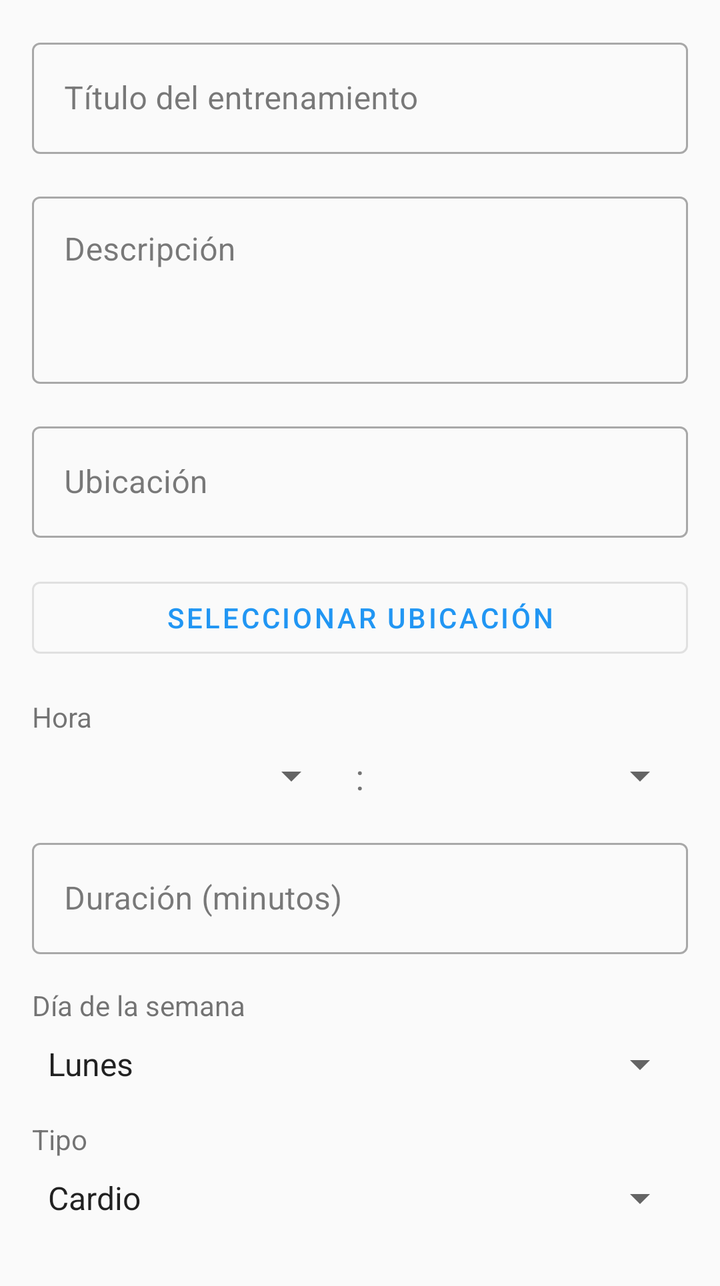
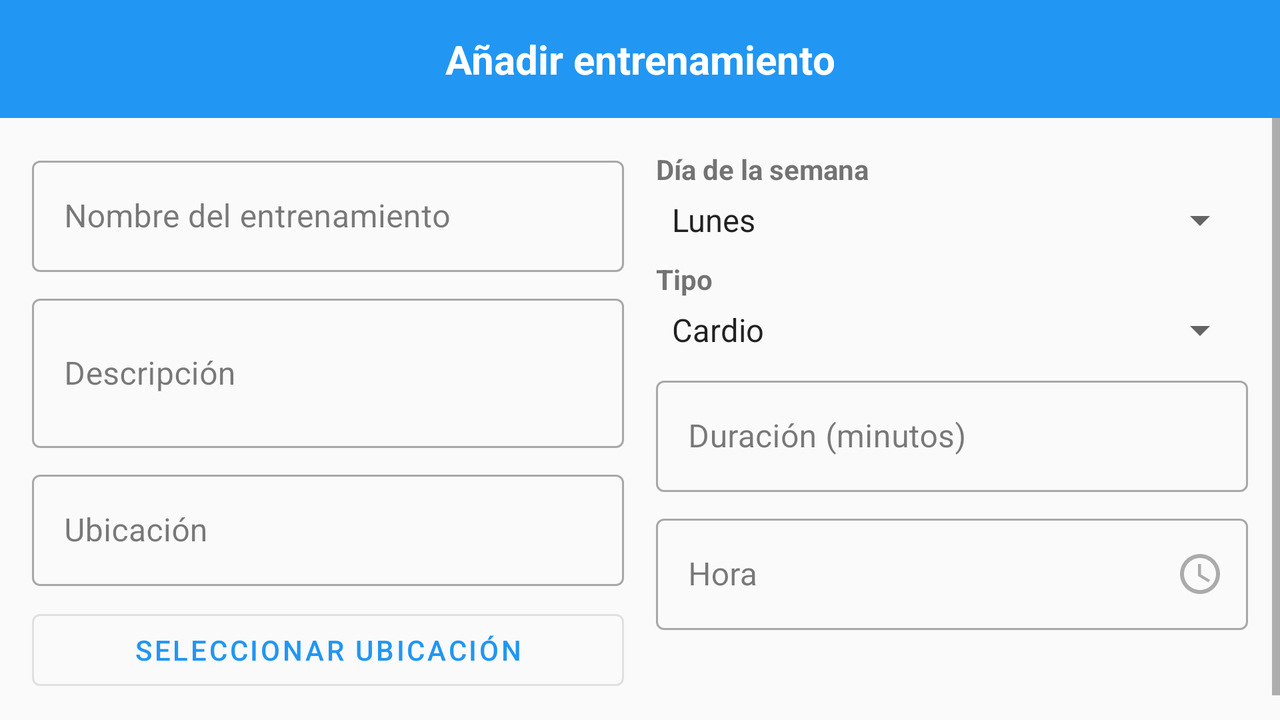

First picture: res/layout/ on a phone held upright. Second picture: the repository's own variant of that layout, on a device whose configuration matches the variant's folder. Source for both follows.
<!-- AndroidManifest.xml: application theme Theme.MiGym -->
<!-- res/layout/dialog_add_workout.xml -->
<?xml version="1.0" encoding="utf-8"?>
<ScrollView xmlns:android="http://schemas.android.com/apk/res/android"
    xmlns:app="http://schemas.android.com/apk/res-auto"
    android:layout_width="match_parent"
    android:layout_height="wrap_content">

    <LinearLayout
        android:layout_width="match_parent"
        android:layout_height="wrap_content"
        android:orientation="vertical"
        android:padding="16dp">

        <com.google.android.material.textfield.TextInputLayout
            android:id="@+id/titleLayout"
            style="@style/Widget.MaterialComponents.TextInputLayout.OutlinedBox"
            android:layout_width="match_parent"
            android:layout_height="wrap_content"
            android:layout_marginBottom="16dp"
            android:hint="@string/workout_title">

            <com.google.android.material.textfield.TextInputEditText
                android:id="@+id/nameEditText"
                android:layout_width="match_parent"
                android:layout_height="wrap_content"
                android:inputType="text"
                android:maxLines="1" />

        </com.google.android.material.textfield.TextInputLayout>

        <com.google.android.material.textfield.TextInputLayout
            android:id="@+id/descriptionLayout"
            style="@style/Widget.MaterialComponents.TextInputLayout.OutlinedBox"
            android:layout_width="match_parent"
            android:layout_height="wrap_content"
            android:layout_marginBottom="16dp"
            android:hint="@string/workout_description">

            <com.google.android.material.textfield.TextInputEditText
                android:id="@+id/descriptionEditText"
                android:layout_width="match_parent"
                android:layout_height="wrap_content"
                android:gravity="top"
                android:inputType="textMultiLine"
                android:minLines="3" />

        </com.google.android.material.textfield.TextInputLayout>

        <com.google.android.material.textfield.TextInputLayout
            android:id="@+id/locationLayout"
            style="@style/Widget.MaterialComponents.TextInputLayout.OutlinedBox"
            android:layout_width="match_parent"
            android:layout_height="wrap_content"
            android:layout_marginBottom="16dp"
            android:hint="@string/workout_location">

            <com.google.android.material.textfield.TextInputEditText
                android:id="@+id/locationEditText"
                android:layout_width="match_parent"
                android:layout_height="wrap_content"
                android:focusable="false"
                android:inputType="none" />

        </com.google.android.material.textfield.TextInputLayout>

        <com.google.android.material.button.MaterialButton
            android:id="@+id/selectLocationButton"
            style="@style/Widget.MaterialComponents.Button.OutlinedButton"
            android:layout_width="match_parent"
            android:layout_height="wrap_content"
            android:layout_marginBottom="16dp"
            android:text="@string/select_location" />

        <TextView
            android:layout_width="wrap_content"
            android:layout_height="wrap_content"
            android:layout_marginBottom="8dp"
            android:text="@string/workout_time" />

        <LinearLayout
            android:layout_width="match_parent"
            android:layout_height="wrap_content"
            android:orientation="horizontal"
            android:layout_marginBottom="16dp">

            <Spinner
                android:id="@+id/hourSpinner"
                android:layout_width="0dp"
                android:layout_height="wrap_content"
                android:layout_weight="1"
                android:layout_marginEnd="8dp" />

            <TextView
                android:layout_width="wrap_content"
                android:layout_height="wrap_content"
                android:text=":"
                android:textSize="18sp"
                android:layout_marginEnd="8dp" />

            <Spinner
                android:id="@+id/minuteSpinner"
                android:layout_width="0dp"
                android:layout_height="wrap_content"
                android:layout_weight="1" />

        </LinearLayout>

        <com.google.android.material.textfield.TextInputLayout
            android:id="@+id/durationLayout"
            style="@style/Widget.MaterialComponents.TextInputLayout.OutlinedBox"
            android:layout_width="match_parent"
            android:layout_height="wrap_content"
            android:layout_marginBottom="16dp"
            android:hint="@string/workout_duration">

            <com.google.android.material.textfield.TextInputEditText
                android:id="@+id/durationEditText"
                android:layout_width="match_parent"
                android:layout_height="wrap_content"
                android:inputType="number" />

        </com.google.android.material.textfield.TextInputLayout>

        <TextView
            android:layout_width="wrap_content"
            android:layout_height="wrap_content"
            android:layout_marginBottom="8dp"
            android:text="@string/workout_day" />

        <Spinner
            android:id="@+id/daySpinner"
            android:layout_width="match_parent"
            android:layout_height="wrap_content"
            android:layout_marginBottom="16dp"
            android:entries="@array/days_of_week" />

        <TextView
            android:layout_width="wrap_content"
            android:layout_height="wrap_content"
            android:layout_marginBottom="8dp"
            android:text="@string/workout_type" />

        <Spinner
            android:id="@+id/typeSpinner"
            android:layout_width="match_parent"
            android:layout_height="wrap_content"
            android:layout_marginBottom="16dp"
            android:entries="@array/workout_types" />

    </LinearLayout>

</ScrollView>
<!-- resources referenced by this layout -->
<resources>
  <string-array name="days_of_week">
          <item>Lunes</item>
          <item>Martes</item>
          <item>Miércoles</item>
          <item>Jueves</item>
          <item>Viernes</item>
          <item>Sábado</item>
          <item>Domingo</item>
      </string-array>
  <string-array name="workout_types">
          <item>Cardio</item>
          <item>Fuerza</item>
          <item>Flexibilidad</item>
          <item>HIIT</item>
          <item>Yoga</item>
          <item>Pilates</item>
          <item>Otro</item>
      </string-array>
  <string name="select_location">Seleccionar ubicación</string>
  <string name="workout_day">Día de la semana</string>
  <string name="workout_description">Descripción</string>
  <string name="workout_duration">Duración (minutos)</string>
  <string name="workout_location">Ubicación</string>
  <string name="workout_time">Hora</string>
  <string name="workout_title">Título del entrenamiento</string>
  <string name="workout_type">Tipo</string>
  <style name="Theme.MiGym" parent="Theme.MaterialComponents.DayNight.NoActionBar">
          
          <item name="colorPrimary">@color/primary</item>
          <item name="colorPrimaryVariant">@color/primary_variant</item>
          <item name="colorOnPrimary">@color/white</item>
          
          <item name="colorSecondary">@color/secondary</item>
          <item name="colorSecondaryVariant">@color/secondary_dark</item>
          <item name="colorOnSecondary">@color/white</item>
          
          <item name="android:statusBarColor">?attr/colorPrimaryVariant</item>
          
          <item name="android:textColorPrimary">@color/text_primary</item>
          <item name="android:textColorSecondary">@color/text_secondary</item>
          
          <item name="android:colorBackground">@color/background</item>
          <item name="colorSurface">@color/surface</item>
          <item name="colorOnSurface">@color/text_primary</item>
          
          <item name="colorError">@color/error</item>
          <item name="colorOnError">@color/white</item>
          
          <item name="android:windowActivityTransitions">true</item>
          
          <item name="android:windowSharedElementEnterTransition">@android:transition/move</item>
          <item name="android:windowSharedElementExitTransition">@android:transition/move</item>
      </style>
  <color name="primary">#2196F3</color>
  <color name="primary_variant">#1976D2</color>
  <color name="white">#FFFFFF</color>
  <color name="secondary">#4CAF50</color>
  <color name="secondary_dark">#388E3C</color>
  <color name="text_primary">#DE000000</color>
  <color name="text_secondary">#99000000</color>
  <color name="background">#FAFAFA</color>
  <color name="surface">#FFFFFF</color>
  <color name="error">#B00020</color>
</resources>
<!-- res/layout-land/dialog_add_workout.xml (the repository's variant of the layout above) -->
<!-- drawn on the phone turned sideways -->
<?xml version="1.0" encoding="utf-8"?>
<LinearLayout xmlns:android="http://schemas.android.com/apk/res/android"
    xmlns:app="http://schemas.android.com/apk/res-auto"
    android:layout_width="match_parent"
    android:layout_height="wrap_content"
    android:orientation="vertical">

    <TextView
        android:layout_width="match_parent"
        android:layout_height="wrap_content"
        android:text="@string/add_workout"
        android:textSize="20sp"
        android:textStyle="bold"
        android:gravity="center"
        android:padding="16dp"
        android:background="?attr/colorPrimary"
        android:textColor="@android:color/white" />

    <ScrollView
        android:layout_width="match_parent"
        android:layout_height="wrap_content">

        <LinearLayout
            android:layout_width="match_parent"
            android:layout_height="wrap_content"
            android:orientation="vertical"
            android:padding="16dp">

            <LinearLayout
                android:layout_width="match_parent"
                android:layout_height="wrap_content"
                android:orientation="horizontal">

                <LinearLayout
                    android:layout_width="0dp"
                    android:layout_height="wrap_content"
                    android:layout_weight="1"
                    android:orientation="vertical"
                    android:layout_marginEnd="8dp">

                    <com.google.android.material.textfield.TextInputLayout
                        android:layout_width="match_parent"
                        android:layout_height="wrap_content"
                        android:layout_marginBottom="8dp"
                        android:hint="@string/workout_name"
                        style="@style/Widget.MaterialComponents.TextInputLayout.OutlinedBox">

                        <com.google.android.material.textfield.TextInputEditText
                            android:id="@+id/nameEditText"
                            android:layout_width="match_parent"
                            android:layout_height="wrap_content"
                            android:inputType="text" />
                    </com.google.android.material.textfield.TextInputLayout>

                    <com.google.android.material.textfield.TextInputLayout
                        android:layout_width="match_parent"
                        android:layout_height="wrap_content"
                        android:layout_marginBottom="8dp"
                        android:hint="@string/workout_description"
                        style="@style/Widget.MaterialComponents.TextInputLayout.OutlinedBox">

                        <com.google.android.material.textfield.TextInputEditText
                            android:id="@+id/descriptionEditText"
                            android:layout_width="match_parent"
                            android:layout_height="wrap_content"
                            android:inputType="textMultiLine"
                            android:minLines="2" />
                    </com.google.android.material.textfield.TextInputLayout>

                    <com.google.android.material.textfield.TextInputLayout
                        android:layout_width="match_parent"
                        android:layout_height="wrap_content"
                        android:layout_marginBottom="8dp"
                        android:hint="@string/workout_location"
                        style="@style/Widget.MaterialComponents.TextInputLayout.OutlinedBox">

                        <com.google.android.material.textfield.TextInputEditText
                            android:id="@+id/locationEditText"
                            android:layout_width="match_parent"
                            android:layout_height="wrap_content"
                            android:inputType="text"
                            android:focusable="false"
                            android:clickable="false" />
                    </com.google.android.material.textfield.TextInputLayout>

                    <com.google.android.material.button.MaterialButton
                        android:id="@+id/selectLocationButton"
                        android:layout_width="match_parent"
                        android:layout_height="wrap_content"
                        android:layout_marginBottom="8dp"
                        android:text="@string/select_location"
                        style="@style/Widget.MaterialComponents.Button.OutlinedButton" />
                </LinearLayout>

                <LinearLayout
                    android:layout_width="0dp"
                    android:layout_height="wrap_content"
                    android:layout_weight="1"
                    android:orientation="vertical"
                    android:layout_marginStart="8dp">

                    <TextView
                        android:layout_width="wrap_content"
                        android:layout_height="wrap_content"
                        android:text="@string/workout_day"
                        android:textStyle="bold"
                        android:layout_marginBottom="4dp" />

                    <Spinner
                        android:id="@+id/daySpinner"
                        android:layout_width="match_parent"
                        android:layout_height="wrap_content"
                        android:layout_marginBottom="8dp"
                        android:entries="@array/days_of_week" />

                    <TextView
                        android:layout_width="wrap_content"
                        android:layout_height="wrap_content"
                        android:text="@string/workout_type"
                        android:textStyle="bold"
                        android:layout_marginBottom="4dp" />

                    <Spinner
                        android:id="@+id/typeSpinner"
                        android:layout_width="match_parent"
                        android:layout_height="wrap_content"
                        android:layout_marginBottom="8dp"
                        android:entries="@array/workout_types" />

                    <com.google.android.material.textfield.TextInputLayout
                        android:layout_width="match_parent"
                        android:layout_height="wrap_content"
                        android:layout_marginBottom="8dp"
                        android:hint="@string/workout_duration"
                        style="@style/Widget.MaterialComponents.TextInputLayout.OutlinedBox">

                        <com.google.android.material.textfield.TextInputEditText
                            android:id="@+id/durationEditText"
                            android:layout_width="match_parent"
                            android:layout_height="wrap_content"
                            android:inputType="number" />
                    </com.google.android.material.textfield.TextInputLayout>

                    <com.google.android.material.textfield.TextInputLayout
                        android:layout_width="match_parent"
                        android:layout_height="wrap_content"
                        android:hint="@string/workout_time"
                        style="@style/Widget.MaterialComponents.TextInputLayout.OutlinedBox"
                        app:endIconMode="custom"
                        app:endIconDrawable="@drawable/ic_time">

                        <com.google.android.material.textfield.TextInputEditText
                            android:id="@+id/timeEditText"
                            android:layout_width="match_parent"
                            android:layout_height="wrap_content"
                            android:focusable="false"
                            android:clickable="true"
                            android:longClickable="false"
                            android:cursorVisible="false"
                            android:inputType="none" />
                    </com.google.android.material.textfield.TextInputLayout>
                </LinearLayout>
            </LinearLayout>
        </LinearLayout>
    </ScrollView>

    <LinearLayout
        android:layout_width="match_parent"
        android:layout_height="wrap_content"
        android:orientation="horizontal"
        android:padding="16dp"
        android:gravity="end">

        <com.google.android.material.button.MaterialButton
            android:id="@+id/cancelButton"
            android:layout_width="wrap_content"
            android:layout_height="wrap_content"
            android:text="@string/cancel"
            style="@style/Widget.MaterialComponents.Button.TextButton"
            android:layout_marginEnd="8dp" />

        <com.google.android.material.button.MaterialButton
            android:id="@+id/saveButton"
            android:layout_width="wrap_content"
            android:layout_height="wrap_content"
            android:text="@string/save" />
    </LinearLayout>
</LinearLayout>
<!-- resources referenced by the variant -->
<!-- as the phone turned sideways resolves them -->
<resources>
  <string-array name="days_of_week">
          <item>Lunes</item>
          <item>Martes</item>
          <item>Miércoles</item>
          <item>Jueves</item>
          <item>Viernes</item>
          <item>Sábado</item>
          <item>Domingo</item>
      </string-array>
  <string-array name="workout_types">
          <item>Cardio</item>
          <item>Fuerza</item>
          <item>Flexibilidad</item>
          <item>HIIT</item>
          <item>Yoga</item>
          <item>Pilates</item>
          <item>Otro</item>
      </string-array>
  <!-- drawable ic_time (drawable) -->
  <?xml version="1.0" encoding="utf-8"?>
  <vector xmlns:android="http://schemas.android.com/apk/res/android"
      android:width="24dp"
      android:height="24dp"
      android:viewportWidth="24"
      android:viewportHeight="24">
      <path
          android:fillColor="?attr/colorControlNormal"
          android:pathData="M11.99,2C6.47,2 2,6.48 2,12s4.47,10 9.99,10C17.52,22 22,17.52 22,12S17.52,2 11.99,2zM12,20c-4.42,0 -8,-3.58 -8,-8s3.58,-8 8,-8 8,3.58 8,8 -3.58,8 -8,8z"/>
      <path
          android:fillColor="?attr/colorControlNormal"
          android:pathData="M12.5,7H11v6l5.25,3.15 0.75,-1.23 -4.5,-2.67z"/>
  </vector>
  <string name="add_workout">Añadir entrenamiento</string>
  <string name="cancel">Cancelar</string>
  <string name="save">Guardar</string>
  <string name="select_location">Seleccionar ubicación</string>
  <string name="workout_day">Día de la semana</string>
  <string name="workout_description">Descripción</string>
  <string name="workout_duration">Duración (minutos)</string>
  <string name="workout_location">Ubicación</string>
  <string name="workout_name">Nombre del entrenamiento</string>
  <string name="workout_time">Hora</string>
  <string name="workout_type">Tipo</string>
  <style name="Theme.MiGym" parent="Theme.MaterialComponents.DayNight.NoActionBar">
          
          <item name="colorPrimary">@color/primary</item>
          <item name="colorPrimaryVariant">@color/primary_variant</item>
          <item name="colorOnPrimary">@color/white</item>
          
          <item name="colorSecondary">@color/secondary</item>
          <item name="colorSecondaryVariant">@color/secondary_dark</item>
          <item name="colorOnSecondary">@color/white</item>
          
          <item name="android:statusBarColor">?attr/colorPrimaryVariant</item>
          
          <item name="android:textColorPrimary">@color/text_primary</item>
          <item name="android:textColorSecondary">@color/text_secondary</item>
          
          <item name="android:colorBackground">@color/background</item>
          <item name="colorSurface">@color/surface</item>
          <item name="colorOnSurface">@color/text_primary</item>
          
          <item name="colorError">@color/error</item>
          <item name="colorOnError">@color/white</item>
          
          <item name="android:windowActivityTransitions">true</item>
          
          <item name="android:windowSharedElementEnterTransition">@android:transition/move</item>
          <item name="android:windowSharedElementExitTransition">@android:transition/move</item>
      </style>
  <color name="primary">#2196F3</color>
  <color name="primary_variant">#1976D2</color>
  <color name="white">#FFFFFF</color>
  <color name="secondary">#4CAF50</color>
  <color name="secondary_dark">#388E3C</color>
  <color name="text_primary">#DE000000</color>
  <color name="text_secondary">#99000000</color>
  <color name="background">#FAFAFA</color>
  <color name="surface">#FFFFFF</color>
  <color name="error">#B00020</color>
</resources>
